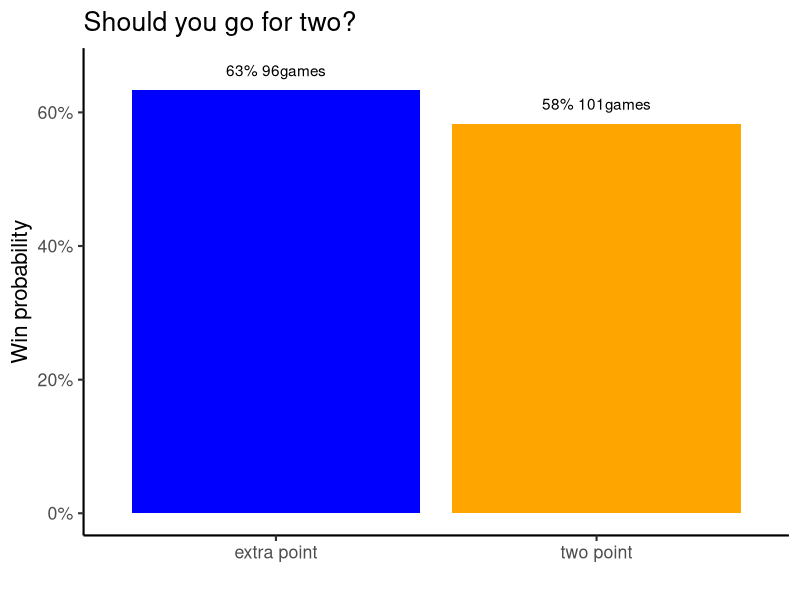

Source code (R):
library(tidyverse)

ben <- 
  tibble(
    play = c("two point", "extra point"),
    win = c(0.583, 0.633),
    n = c(101, 96)
  )

theme_set(theme_classic(base_size = 16))

ben %>% 
  ggplot(aes(x = play, y = win, fill = play)) +
  geom_col() +
  geom_text(aes(y = win + 0.03, label = paste0(round(win, 2) * 100, "% ", n, "games"))) +
  scale_fill_manual(values = c("blue", "orange")) + 
  guides(fill = FALSE) +
  labs(x = "", y = "Win probability", title = "Should you go for two?") +
  scale_y_continuous(labels = scales::percent)
  
  
  
round(ben$win, 2)
